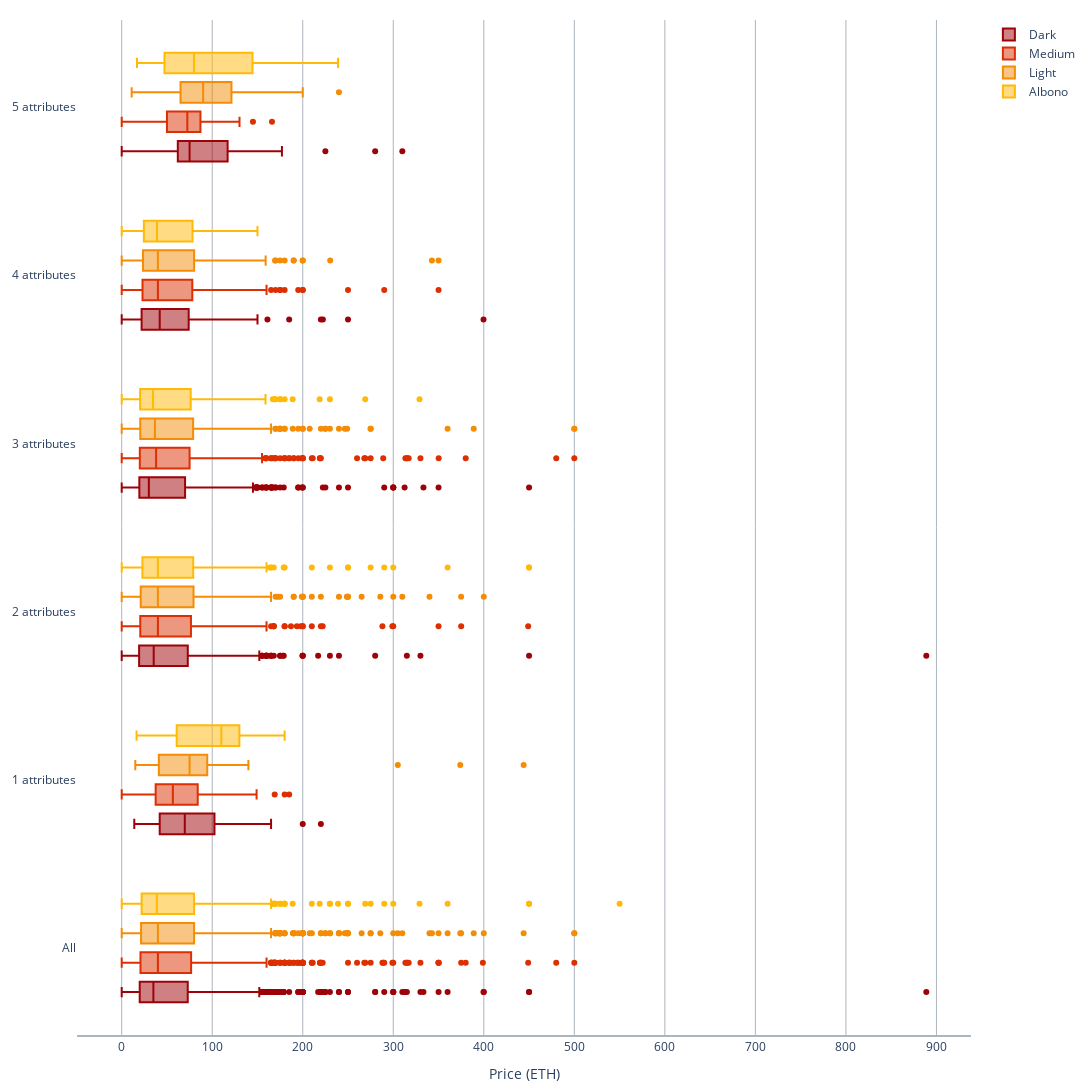

This figure's notebook cell:
### Code cell
fig = go.Figure()

fig.add_trace(go.Box(
    x=dark_li,
    y=dark_attribute_count_list,
    name='Dark',
    marker_color='#9d0208'
))
fig.add_trace(go.Box(
    x=medium_li,
    y=medium_attribute_count_list,
    name='Medium',
    marker_color='#dc2f02'
))
fig.add_trace(go.Box(
    x=light_li,
    y=light_attribute_count_list,
    name='Light',
    marker_color='#f48c06'
))
fig.add_trace(go.Box(
    x=albino_li,
    y=albino_attribute_count_list,
    name='Albono',
    marker_color='#ffba08'
))

fig.update_layout(
    xaxis=dict(title='Price (ETH)', zeroline=False),
    boxmode='group',
    height=1200,
    width=1500,
    plot_bgcolor='rgba(0,0,0,0)',
    margin=dict(l=20, r=20, t=20, b=20)
)

fig.update_xaxes(showline=True, linewidth=2, linecolor='#adb5bd', gridcolor='#adb5bd')

fig.update_traces(orientation='h') # horizontal box plots
fig.write_image(f"{IMG_PATH}/analysis/fig7.png")
fig.show()

### Figure 1 — Plotly figure (JSON) as saved in the notebook; plotly's stock layout.template omitted (floating-point values rounded to 4 significant figures; data arrays with more than 128 entries replaced by an {"elided": "..."} marker saying what was removed)
{"data": [{"marker": {"color": "#9d0208"}, "name": "Dark", "orientation": "h", "type": "box", "x": {"elided": "8348 float values"}, "y": {"elided": "8348 str values"}}, {"marker": {"color": "#dc2f02"}, "name": "Medium", "orientation": "h", "type": "box", "x": {"elided": "7538 float values"}, "y": {"elided": "7538 str values"}}, {"marker": {"color": "#f48c06"}, "name": "Light", "orientation": "h", "type": "box", "x": {"elided": "7390 float values"}, "y": {"elided": "7390 str values"}}, {"marker": {"color": "#ffba08"}, "name": "Albono", "orientation": "h", "type": "box", "x": {"elided": "2401 float values"}, "y": {"elided": "2401 str values"}}], "layout": {"boxmode": "group", "height": 1200, "margin": {"b": 20, "l": 20, "r": 20, "t": 20}, "plot_bgcolor": "rgba(0,0,0,0)", "width": 1500, "xaxis": {"gridcolor": "#adb5bd", "linecolor": "#adb5bd", "linewidth": 2, "showline": true, "title": {"text": "Price (ETH)"}, "zeroline": false}}}
